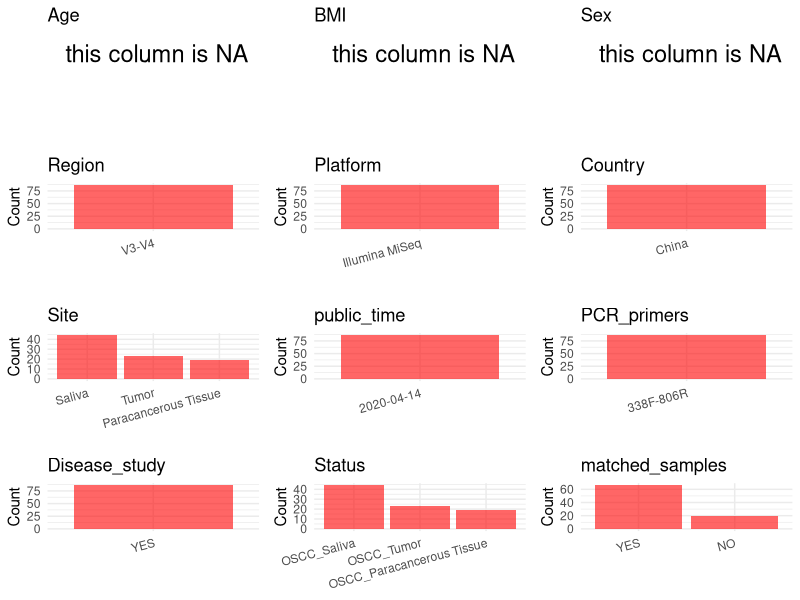

Recreate this plot in R. (Note: this script raises an error after producing the figure.)
## ---- chunk 1
# Load necessary libraries
library(dplyr)
library(ggplot2)
library(cowplot)
library(readxl)

# Set working directory (update this path to your local directory)
setwd("/home/dongbiao/word_embedding_microbiome/all_data/oral/global-oral-microbiome/data/projects/OEP000837")

# Read the initial metadata files
initial_meta<-read_xlsx("OEP00000837_Data_1758007425482.xlsx",sheet = "sheet1")

# Combine the two metadata files
#meta <- rbind(initial_meta, initial_meta1)

# Remove entries where Organism is "gut metagenome" (non-oral samples)
#meta <- subset(meta, Organism != "gut metagenome")

# Check the number of samples containing "HT" in Sample.Name (e.g., healthy controls)
#nrow(subset(meta, grepl("HT", Sample.Name)))

# Display the first few rows of the metadata
head(initial_meta)
## ---- chunk 2
# Create a uniform metadata dataframe
metadata <- data.frame(
  BioProject = "OEP000837",
  Run = initial_meta$sample_name,
  sample_name = initial_meta$sample_name,
  Age = NA,
  BMI = NA,
  Sex=NA,
  Region = "V3-V4",
  Platform = "Illumina MiSeq",
  Country = "China",
  #Site = "Saliva",
  public_time = "2020-04-14",
  stringsAsFactors = FALSE
)
metadata<-unique(metadata)
## ---- chunk 3

# Add information obtained from the publication
metadata$PCR_primers <- "338F-806R"
metadata$title <- "Oral Microbiota Analysis of Tissue Pairs and Saliva Samples From Patients With Oral Squamous Cell Carcinoma A Pilot Study"
metadata$Disease_study <- "YES"

# Assign disease status based on sample_name patterns
metadata<-metadata%>%
  mutate(Status=case_when(grepl("TY",sample_name)~"OSCC_Saliva",grepl("T|t",sample_name)~"OSCC_Tumor",grepl("C",sample_name)~"OSCC_Paracancerous Tissue"))

#get subjects id according to sample id
metadata<-metadata%>%
  mutate(Site=case_when(grepl("TY",sample_name)~"Saliva",grepl("T|t",sample_name)~"Tumor",grepl("C",sample_name)~"Paracancerous Tissue"))

metadata$sample_name<-gsub("-C|-T|-TY|-t","",metadata$sample_name)
#get subjects id with Saliva available
keep_subjects<-subset(metadata,Site %in% "Saliva")
#remove subjects without Saliva samples
metadata<-subset(metadata,sample_name %in% keep_subjects$sample_name)
#get subjects sampling counts
sample_counts <- table(metadata$sample_name)
# Create matched_samples column, any subjects have >=2 samples will be label "YES", otherwise "NO"
metadata$matched_samples <- ifelse(metadata$sample_name %in% names(sample_counts[sample_counts >= 2]), "YES", "NO")
rownames(metadata)<-1:nrow(metadata)
## ---- chunk 4
# Check the number of unique runs and sample names
print(paste("Number of unique runs:", length(unique(metadata$Run))))
print(paste("Number of unique sample names:", length(unique(metadata$sample_name))))
## ---- chunk 5
# Select columns for visualization
plot_data <- metadata %>%
  select(-BioProject, -Run, -sample_name, -title)

# Function to create simple plots for each column
create_simple_plots <- function(data) {
  plots <- list()
  
  for (col in colnames(data)) {
    # Check if the column is all NA
    if (all(is.na(data[[col]]))) {
      # Create an empty plot with text indicating all NA
      p <- ggplot() +
        annotate("text", x = 0.5, y = 0.5, label = "this column is NA", size = 6) +
        labs(title = col) +
        theme_void()
    } else if (is.numeric(data[[col]])) {
      # Numeric variable: histogram
      p <- ggplot(data, aes(x = .data[[col]])) +
        geom_histogram(fill = "blue", alpha = 0.6, bins = 20, na.rm = TRUE) +
        labs(title = col) +
        theme_minimal()
    } else {
      # Categorical variable: bar plot (remove NA values)
      count_data <- as.data.frame(table(data[[col]], useNA = "ifany"))
      p <- ggplot(count_data, aes(x = reorder(Var1, -Freq), y = Freq)) +
        geom_col(fill = "red", alpha = 0.6) +
        labs(title = col, x = NULL, y = "Count") +
        theme_minimal() +
        theme(axis.text.x = element_text(angle = 15, hjust = 1))
    }
    plots[[col]] <- p
  }
  
  return(plots)
}

# Generate and arrange plots
plots <- create_simple_plots(plot_data)
p<-plot_grid(plots$Age, 
          plots$BMI, 
          plots$Sex, 
          plots$Region, 
          plots$Platform, 
          plots$Country, 
          plots$Site,
          plots$public_time, 
          plots$PCR_primers,
          plots$Disease_study,
          plots$Status,
          plots$matched_samples,# add 
          ncol = 3, align = "hv", axis = "lb")
ggsave("Metadata_Summary.png", plot = p, width = 8, height = 6, dpi = 150)
## ---- chunk 6
knitr::include_graphics("Metadata_Summary.png")
## ---- chunk 7
# Reorder columns to match the desired format
metadata <- metadata[, c(
  "BioProject", "Run", "sample_name", "Age", "BMI", "Sex", 
  "Region", "Platform", "Country", "Site", "public_time", 
  "PCR_primers", "title", "Disease_study", "Status","matched_samples"
)]

# Export the uniform metadata to a CSV file
metadata<-unique(metadata)
write.csv(metadata, file = "metadata.csv", quote = FALSE)
head(metadata)
